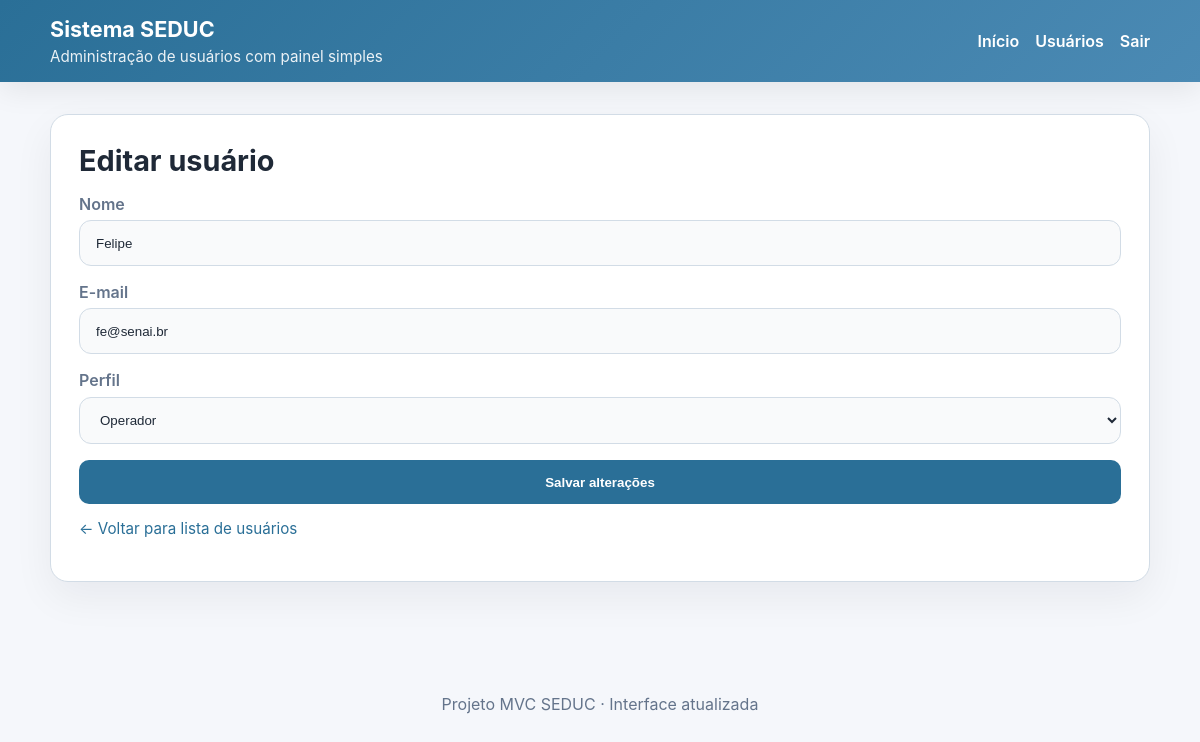
The page /usuarios/7/editar (signed in) on the database its author committed.
### app/models/usuario.py (models this page shows)
class Usuario(Base):
    __tablename__ = "usuarios"
    id = Column(Integer, primary_key=True, autoincrement=True)
    nome = Column(String(100), nullable=False)
    email = Column(String(100), unique=True, index=True, nullable=False)
    senha_hash = Column(String(255), nullable=False)
    role = Column(String(20), nullable=False, default="operador")
    ativo = Column(Boolean, default=True)
    criando_em = Column(DateTime, server_default=func.now())

### app/controllers/admin_controller.py (the view)
@router.get("/{usuario_id}/editar", response_class=HTMLResponse)
def editar_usuario(
    request: Request,
    usuario_id: int,
    db: Session = Depends(get_db),
    admin: dict = Depends(get_admin)
):
    usuario = db.query(Usuario).filter_by(id=usuario_id).first()
    if usuario is None:
        return RedirectResponse(url="/usuarios", status_code=status.HTTP_302_FOUND)
    return templates.TemplateResponse(
        request,
        "Usuarios/editar.html",
        {"request": request, "editing_usuario": usuario, "usuario": admin}
    )

### app/templates/Usuarios/editar.html (shortened to what this page needs)
{% extends "base.html" %}
{% block content %}
<div class="card">
    <h1 class="page-title">Editar usuário</h1>
    <form action="/usuarios/{{ editing_usuario.id }}/editar" method="post" class="form-grid">
        <div>
            <label for="nome">Nome</label>
            <input type="text" id="nome" name="nome" value="{{ editing_usuario.nome }}" required>
        </div>
        <div>
            <label for="email">E-mail</label>
            <input type="email" id="email" name="email" value="{{ editing_usuario.email }}" required>
        </div>
        <div>
            <label for="role">Perfil</label>
            <select id="role" name="role">
                <option value="operador" {% if editing_usuario.role == 'operador' %}selected{% endif %}>Operador</option>
            </select>
        </div>
        <button type="submit">Salvar alterações</button>
    </form>
    <p class="form-footnote"><a class="small-link" href="/usuarios">← Voltar para lista de usuários</a></p>
</div>
{% endblock %}

### app/static/style.css (style rules this page uses)
:root { --bg: #f5f7fb; --surface: #ffffff; --primary: #2a6f97; --primary-dark: #1f5673; --accent: #f17e7e; --text: #1f2937; --muted: #64748b; --border: #d2dce6; }
* { box-sizing: border-box; }
body { margin: 0; font-family: Inter, system-ui, sans-serif; background: var(--bg); color: var(--text); }
.card { background: var(--surface); border: 1px solid var(--border); border-radius: 18px; padding: 1.75rem; box-shadow: 0 15px 40px rgba(15, 23, 42, 0.06); }
.page-title { margin-top: 0; margin-bottom: 1rem; font-size: clamp(1.8rem, 2.4vw, 2.4rem); }
.button, button, input[type="submit"] { border: none; background: var(--primary); color: white; padding: 0.9rem 1.2rem; border-radius: 10px; cursor: pointer; font-weight: 600; transition: transform 0.2s ease, background 0.2s ease; }
.form-grid { display: grid; gap: 1rem; }
label { display: block; margin-bottom: 0.4rem; color: var(--muted); font-weight: 600; }
input[type="text"], input[type="email"], input[type="password"], select, textarea { width: 100%; padding: 0.9rem 1rem; border: 1px solid var(--border); border-radius: 12px; background: #f9fafb; color: var(--text); }
.form-footnote { font-size: 0.95rem; color: var(--muted); }
.small-link { color: var(--primary); text-decoration: none; }

### rows shown on the page
Usuario: nome "Felipe", email "fe@senai.br", role "Operador"
